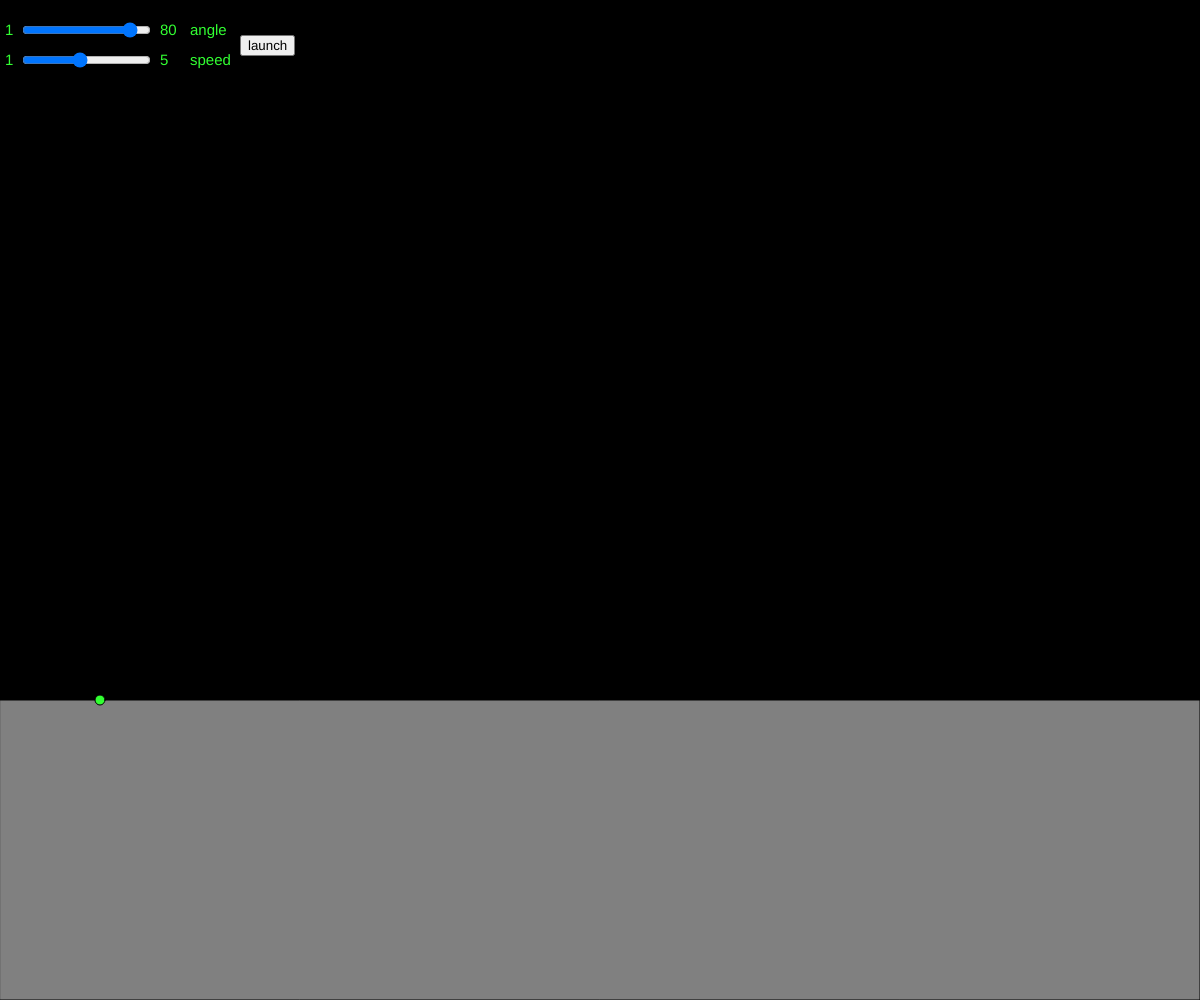
Frame 1 (no input)
Frame 60 (no input): identical to frame 1, image omitted
Frame 120 (the mouse pressed at the canvas centre since frame 60): identical to frame 1, image omitted

The p5.js sketch that drew this single still picture (run headless with seeded random() and noise() and a simulated clock; from frame 60 on, the mouse is pressed at the canvas centre):

// p5.js sketch
// ── sketch.js
var angSlider, velSlider, button;

function setup() {


  createCanvas(windowWidth, windowHeight);
  textSize(15);
  
  angSlider = createSlider(1, 90, 80);
  angSlider.position(20, 20);
  velSlider = createSlider(1, 10, 5.2);
  velSlider.position(20, 50);
  
  button = createButton('launch');
  button.position(240, 35);
}

// launch button
var launch = false;

// Gravity
var g = .018;

// Initial position
var xInit = 100;
var yInit = 700;

// Position (constantly updated)
var xPos = xInit;
var yPos = yInit;

// Velocities
var xInitVel;
var yInitVel;

// Ask for velocities
// getXVel();
// getYVel();

// Time
var t = 1;

function draw() {
  
  xInitVel = velSlider.value() * Math.cos(3.14 * angSlider.value() / 180);
  yInitVel = velSlider.value() * Math.sin(3.14 * angSlider.value() / 180);
  
  background(0);
  fill(128,128,128);
  rect(0,700,width,height-700);
  if(!launch){
    fill(50, 255, 50);
    ellipse(xInit, yInit, 10, 10);
  }
  text("angle", 190, 35);
  text("speed", 190, 65);
  
  text("1",5,35);
  text(angSlider.value(),160,35);
  
  text("1",5,65);
  text(velSlider.value(),160,65);
  
  button.mousePressed(mouseWasPressed);
  
  if (yPos <= 700 && xPos <= 1300 && launch) {
    // the guts
    fill(50, 255, 50);
    ellipse(xPos, yPos, 10, 10);
    incPos(xPos, yPos);
  } else {
    reset();
    return;
    //
    //t = 1;
    
  }

}

// guts
function incPos(x, y) {
  xPos = xInit + (xInitVel * t);
  yPos = yInit - (yInitVel * t) + .5 * g * Math.pow(t, 2);
  t = t + 4;
}

function reset(){
  xPos = xInit;
  yPos = yInit;
  t=1;
  launch = false;
}

function mouseWasPressed(){
  launch = true;
}

// function getXVel() {

//   var again = true;
//   while (again) {
//     var inp1 = window.prompt("x velocity", "30");
//     if (isPositiveNumber(inp1)) {
//       setXVel(inp1);
//       again = false;
//     }
//   }
// }

// function getYVel() {
//   var again = true;
//   while (again) {
//     var inp1 = window.prompt("y velocity", "30");
//     if (isPositiveNumber(inp1)) {
//       setYVel(inp1);
//       again = false;
//     }
//   }
// }

// function setXVel(val) {
//   xInitVel = val / 10;
// }

// function setYVel(val) {
//   yInitVel = val / 10;
// }

// function isPositiveNumber(s) {
//   return true;
// }
